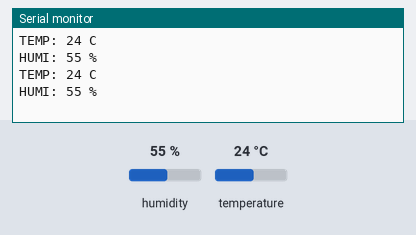
The sketch below on a simulated Arduino Uno, built with avr-gcc and run on an emulated ATmega328P. Parts: the last lines printed to the serial monitor. Inputs (shaded band) come from the test bench; at power-on: humidity 55 %, temperature 24 °C.

Above: at 4.8 s.
4.9 s: humidity set to 22 %
At 7.4 s:
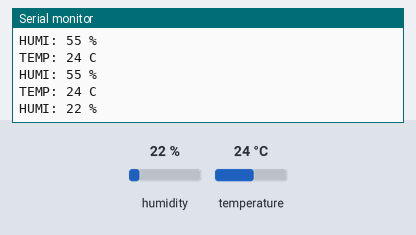
7.9 s: temperature set to 12 °C
At 8.6 s:
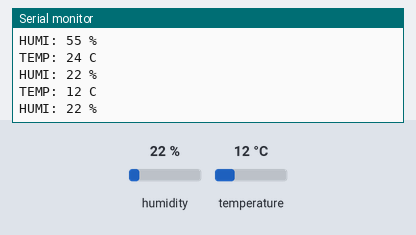
10.9 s: humidity set to 40 %
At 13.4 s:
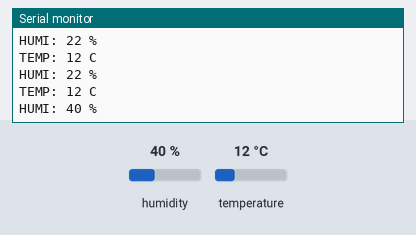
Timing chart, 0 to 14.9 s (numbered marks = the images above; inputs shaded):
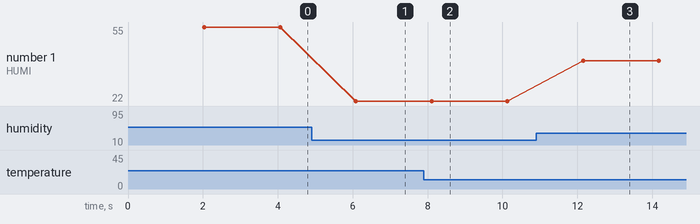

Measured:
- after the input at 4.9 s, the serial monitor: prints a new line after 1.2 s (image 1)
- after the input at 7.9 s, the serial monitor: prints a new line after 0.19 s (image 2)
- after the input at 10.9 s, the serial monitor: prints a new line after 1.3 s (image 3)
- plotted number 1: 55 → 22 after the input at 4.9 s, 22 → 40 after the input at 10.9 s

The sketch:

sketch_nov06a.ino
```cpp
// DHT11を使用して温湿度を測定するプログラム
// DHT11のDAT端子はデジタルピン12番に接続します。

#include "DHT.h"            // DHT11のライブラリを読み込みます。
#define DHTPIN 12           // DHT11のDAT端子との接続をデジタルピン12番に設定します。
#define DHTTYPE DHT11       // 温湿度モジュールの型番を設定します（他にDHT21、DHT22が使用可能）。
DHT dht(DHTPIN, DHTTYPE);  // 上記接続ピンとモジュールの型番を登録します。

int temp; // 『temp』という名前の保存場所（メモリ領域）を作ります。
int humi; // 『humi』という名前の保存場所（メモリ領域）を作ります。
// "int"では-32768から32767までの整数を保存できます。

void setup() {
  Serial.begin(9600); // Arduino－パソコン間の通信速度を「9600bps」に設定します。
  dht.begin();         // 温湿度モジュールの動作を開始します。
}

void loop() {
  delay(2000);                  // 温湿度測定のために2000ms(2秒)待ちます。
  temp = dht.readTemperature(); // 温度の測定結果をモジュールから読み込みます。
  humi = dht.readHumidity();    // 湿度の測定結果をモジュールから読み込みます。

  Serial.print("TEMP: ");  // シリアルモニタ上に"TEMP:"を表示します。
  Serial.print(temp);      // シリアルモニタ上に『temp』の値を表示します。
  Serial.println(" C");    // シリアルモニタ上に"C"を表示して改行します。
  Serial.print("HUMI: ");  // シリアルモニタ上に"HUMI:"を表示します。
  Serial.print(humi);      // シリアルモニタ上に『humi』の値を表示します。
  Serial.println(" %");    // シリアルモニタ上に"%"を表示して改行します。
}
```
